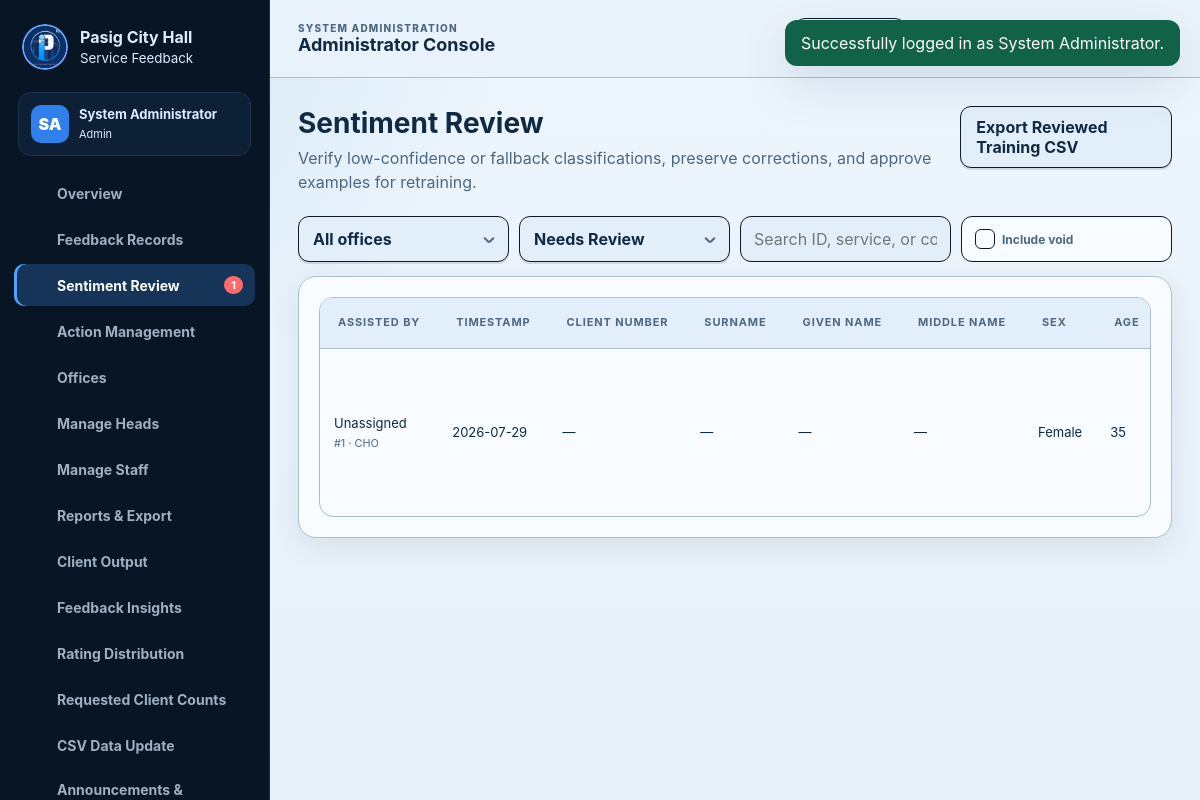
Page /review.php (signed in) on the earlier database version.
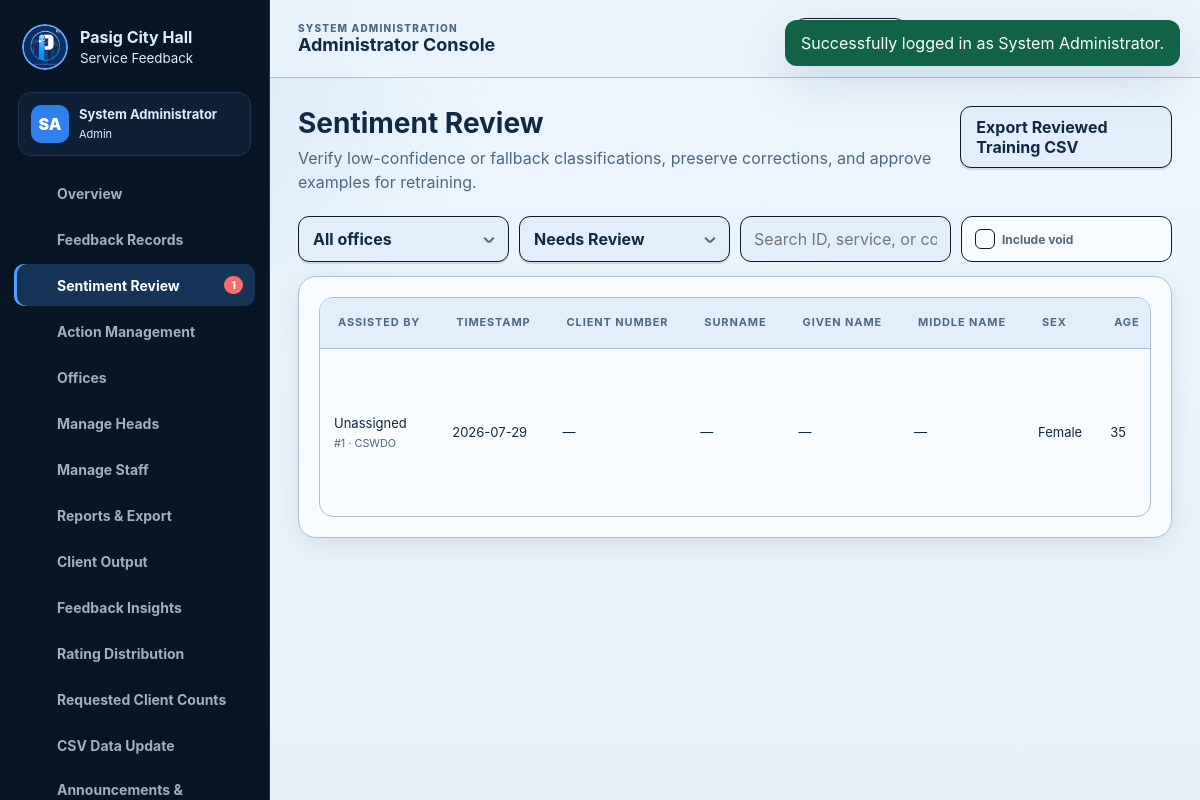
Same page on the later database version.
### tables this page shows
CREATE TABLE feedback (
  id BIGINT UNSIGNED AUTO_INCREMENT PRIMARY KEY,
  office_id INT UNSIGNED NOT NULL,
  visit_date DATE NOT NULL,
  source_timestamp DATETIME NULL,
  sex ENUM('Female','Male','Prefer not to say') NOT NULL,
  age TINYINT UNSIGNED NOT NULL,
  client_type ENUM('Pasigueño','Non-Pasigueño','City Government Employee') NOT NULL,
  service_received VARCHAR(255) NOT NULL,
  timeliness_rating TINYINT UNSIGNED NOT NULL,
  client_handling_rating TINYINT UNSIGNED NOT NULL,
  quality_rating TINYINT UNSIGNED NOT NULL,
  overall_rating TINYINT UNSIGNED NOT NULL,
  comment TEXT NOT NULL,
  assisted_by VARCHAR(255) NULL,
  assisted_by_user_id INT UNSIGNED NULL,
  client_number VARCHAR(100) NULL,
  surname VARCHAR(100) NULL,
  given_name VARCHAR(100) NULL,
  middle_initial CHAR(1) NULL,
  sentiment ENUM('positive','neutral','negative') NOT NULL,
  original_sentiment ENUM('positive','neutral','negative') NULL,
  sentiment_confidence DECIMAL(6,4) NOT NULL DEFAULT 0,
  sentiment_source ENUM('svm','fallback','manual','empty','rating') NOT NULL DEFAULT 'svm',
  label_source ENUM('auto_rating','svm_prediction','fallback','verified_manual') NOT NULL DEFAULT 'svm_prediction',
  review_status ENUM('not_required','needs_review','reviewed') NOT NULL DEFAULT 'not_required',
  reviewed_by_user_id INT UNSIGNED NULL,
  reviewed_at DATETIME NULL,
  reviewer_notes TEXT NULL,
  model_version VARCHAR(80) NULL,
  average_rating DECIMAL(4,2) NOT NULL,
  rating_percent DECIMAL(6,2) NOT NULL COMMENT 'Chapter 2 normalized rating expressed from 0 to 100',
  comment_score DECIMAL(6,2) NOT NULL COMMENT 'Positive=100, neutral=50, negative=0',
  final_score DECIMAL(6,2) NOT NULL COMMENT '0 to 100 equivalent of the Chapter 2 weighted index',
  source ENUM('public_survey','csv_import','manual_entry','assisted_survey') NOT NULL DEFAULT 'public_survey',
  is_void TINYINT(1) NOT NULL DEFAULT 0,
  void_reason TEXT NULL,
  voided_by_user_id INT UNSIGNED NULL,
  voided_at DATETIME NULL,
  record_fingerprint CHAR(64) NULL,
  import_batch_id BIGINT UNSIGNED NULL,
  consent_version VARCHAR(30) NULL,
  imported_by_user_id INT UNSIGNED NULL,
  submitted_at TIMESTAMP NOT NULL DEFAULT CURRENT_TIMESTAMP,
  CONSTRAINT fk_feedback_office FOREIGN KEY (office_id) REFERENCES offices(id) ON DELETE RESTRICT,
  CONSTRAINT fk_feedback_importer FOREIGN KEY (imported_by_user_id) REFERENCES users(id) ON DELETE SET NULL,
  CONSTRAINT fk_feedback_assisted_user FOREIGN KEY (assisted_by_user_id) REFERENCES users(id) ON DELETE SET NULL,
  CONSTRAINT fk_feedback_reviewer FOREIGN KEY (reviewed_by_user_id) REFERENCES users(id) ON DELETE SET NULL,
  CONSTRAINT fk_feedback_voider FOREIGN KEY (voided_by_user_id) REFERENCES users(id) ON DELETE SET NULL,
  CONSTRAINT fk_feedback_import_batch FOREIGN KEY (import_batch_id) REFERENCES import_batches(id) ON DELETE SET NULL,
  CONSTRAINT chk_ratings CHECK (timeliness_rating BETWEEN 1 AND 4 AND client_handling_rating BETWEEN 1 AND 4 AND quality_rating BETWEEN 1 AND 4 AND overall_rating BETWEEN 1 AND 4),
  INDEX idx_feedback_scope_date (office_id, visit_date),
  INDEX idx_feedback_sentiment (sentiment),
  INDEX idx_feedback_final_score (final_score),
  INDEX idx_feedback_review (office_id, review_status, is_void),
  INDEX idx_feedback_fingerprint (office_id, record_fingerprint),
  INDEX idx_feedback_client_number (client_number),
  INDEX idx_feedback_import_batch (import_batch_id),
  INDEX idx_feedback_assisted_user (assisted_by_user_id, office_id, visit_date)
);

CREATE TABLE offices (
  id INT UNSIGNED AUTO_INCREMENT PRIMARY KEY,
  name VARCHAR(160) NOT NULL,
  code VARCHAR(20) NOT NULL UNIQUE,
  description VARCHAR(500) NULL,
  status ENUM('active','archived') NOT NULL DEFAULT 'active',
  created_at TIMESTAMP NOT NULL DEFAULT CURRENT_TIMESTAMP,
  updated_at TIMESTAMP NOT NULL DEFAULT CURRENT_TIMESTAMP ON UPDATE CURRENT_TIMESTAMP,
  INDEX idx_office_status (status)
);

### includes/functions.php (called while the page is built, shortened)
<?php
function e(mixed $value): string
{
    return htmlspecialchars((string)$value, ENT_QUOTES | ENT_SUBSTITUTE, 'UTF-8');
}
function request_int(string $key, int $default = 0): int
{
    $value = filter_input(INPUT_GET, $key, FILTER_VALIDATE_INT);
    return $value === false || $value === null ? $default : (int)$value;
}
function pagination(int $total, int $perPage = 25): array
{
    $perPage = max(10, min(100, $perPage));
    $pages = max(1, (int)ceil($total / $perPage));
    $page = max(1, min($pages, request_int('page', 1)));
    return ['page' => $page, 'pages' => $pages, 'per_page' => $perPage, 'offset' => ($page - 1) * $perPage, 'total' => $total];
}

### config/database.php (called while the page is built, shortened)
<?php
function db(): PDO
{
    static $pdo = null;
    if ($pdo instanceof PDO) {
        return $pdo;
    }
    $host = getenv('PASIG_DB_HOST') ?: '127.0.0.1';
    $port = getenv('PASIG_DB_PORT') ?: '3306';
    $name = getenv('PASIG_DB_NAME') ?: 'pasig_feedback_portal';
    $user = getenv('PASIG_DB_USER') ?: 'root';
    $pass = getenv('PASIG_DB_PASS') ?: '';
    $dsn = "mysql:host={$host};port={$port};dbname={$name};charset=utf8mb4";
    $pdo = new PDO($dsn, $user, $pass, [
        PDO::ATTR_ERRMODE => PDO::ERRMODE_EXCEPTION,
        PDO::ATTR_DEFAULT_FETCH_MODE => PDO::FETCH_ASSOC,
        PDO::ATTR_EMULATE_PREPARES => false,
    ]);
    $pdo->exec("SET time_zone = '+08:00'");
    return $pdo;
}

### review.php (the view, shortened to what this page needs)
<?php
$status = trim((string)($_GET['status'] ?? 'needs_review'));
$q = trim((string)($_GET['q'] ?? ''));
$includeVoid = isset($_GET['include_void']);
$where = ['1=1']; $params = [];
if (in_array($status,['needs_review','reviewed','not_required'],true)) { $where[]='f.review_status=?'; $params[]=$status; }
if (!$includeVoid) $where[]='f.is_void=0';
$countStmt = db()->prepare('SELECT COUNT(*) FROM feedback f WHERE ' . implode(' AND ',$where)); $countStmt->execute($params); $p=pagination((int)$countStmt->fetchColumn(),20);
$stmt = db()->prepare("SELECT f.*,o.code office_code,o.name office_name,u.full_name reviewer_name FROM feedback f JOIN offices o ON o.id=f.office_id LEFT JOIN users u ON u.id=f.reviewed_by_user_id WHERE ".implode(' AND ',$where)." ORDER BY f.review_status='needs_review' DESC,f.submitted_at DESC LIMIT {$p['per_page']} OFFSET {$p['offset']}");
$stmt->execute($params); $rows=$stmt->fetchAll();
?>
<div class="sentiment-review-page">
<form class="filters wide" method="get"><input name="q" value="<?= e($q) ?>" placeholder="Search ID, service, or comment"><label class="checkbox-inline"><input type="checkbox" name="include_void" value="1" <?= $includeVoid?'checked':'' ?>> Include void</label></form>
<section class="card"><div class="table-wrap"><table><thead><tr><th>Assisted By</th><th>Timestamp</th><th>Client Number</th><th>Surname</th><th>Given Name</th><th>Middle Name</th><th>Sex</th><th>Age</th></tr></thead><tbody><?php foreach($rows as $r): ?><tr class="<?= $r['is_void']?'void-row':'' ?>"><td><?= e($r['assisted_by'] ?: 'Unassigned') ?><br><small class="muted">#<?= (int)$r['id'] ?> · <?= e($r['office_code']) ?></small></td><td><?= e($r['visit_date']) ?></td><td><?= e($r['client_number'] ?: '—') ?></td><td><?= e($r['surname'] ?: '—') ?></td><td><?= e($r['given_name'] ?: '—') ?></td><td><?= e($r['middle_initial'] ?: '—') ?></td><td><?= e($r['sex']) ?></td><td><?= (int)$r['age'] ?></td></tr><?php endforeach; ?></tbody></table></div></section>
</div>

Differences in the rows shown:
changed through a linked row, feedback "Unassigned": office.code "CHO" → "CSWDO"
